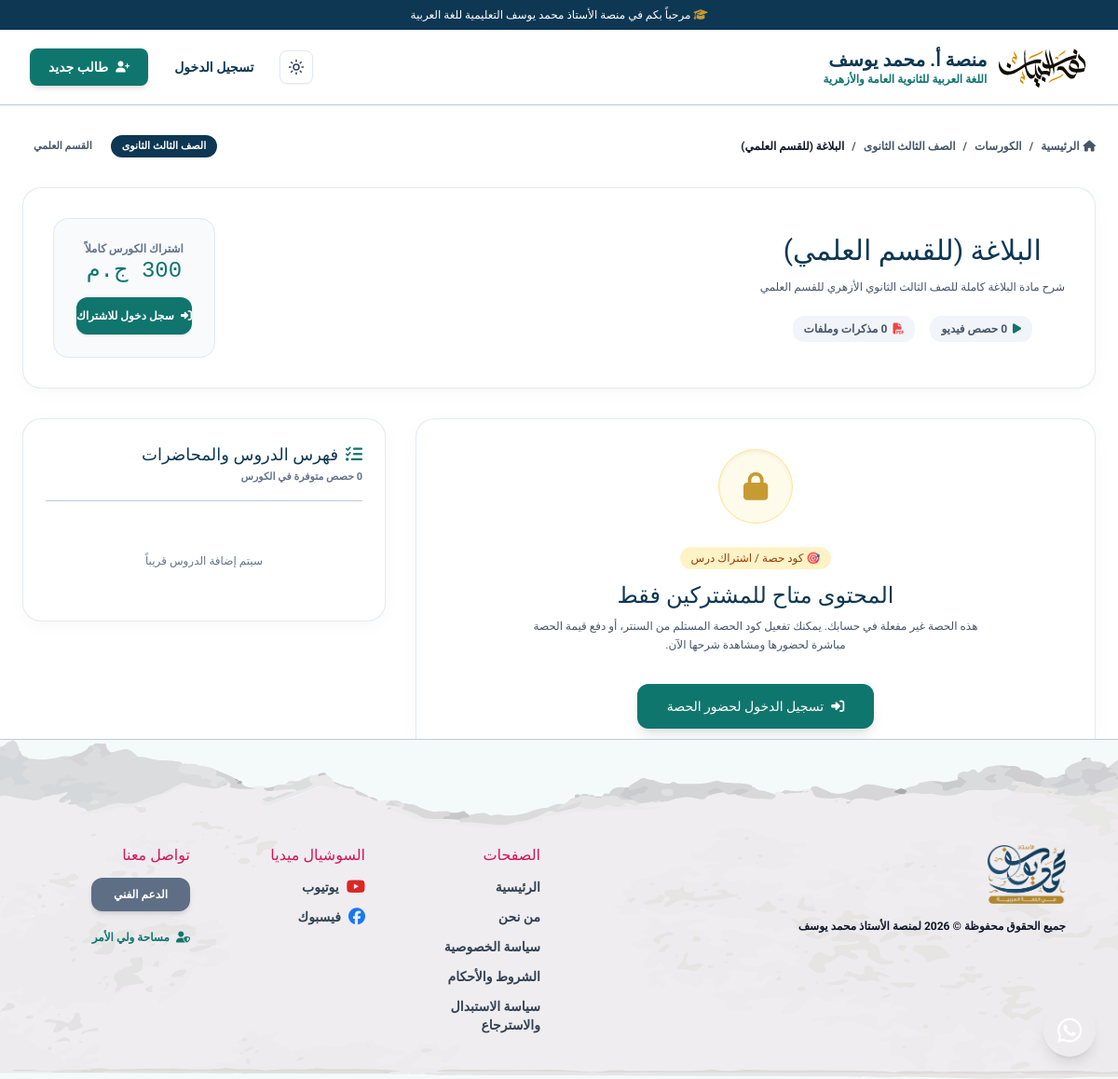
Page /course.php?id=x7cih on the committed database.
### tables this page shows
CREATE TABLE `Course` (
  `id` varchar(50) NOT NULL,
  `title` varchar(255) NOT NULL,
  `description` text DEFAULT NULL,
  `price` double NOT NULL DEFAULT 0,
  `thumbnail` text DEFAULT NULL,
  `sectionId` varchar(50) DEFAULT NULL,
  `order` int(11) DEFAULT 0,
  `published` tinyint(1) DEFAULT 1,
  `featured` tinyint(1) DEFAULT 0,
  `specialization` enum('ADABI','ELMI') DEFAULT NULL,
  `createdAt` datetime DEFAULT current_timestamp(),
  `updatedAt` datetime DEFAULT current_timestamp() ON UPDATE current_timestamp(),
  PRIMARY KEY (`id`),
  KEY `sectionId` (`sectionId`),
  CONSTRAINT `Course_ibfk_1` FOREIGN KEY (`sectionId`) REFERENCES `Section` (`id`) ON DELETE SET NULL
);

CREATE TABLE `Year` (
  `id` varchar(50) NOT NULL,
  `name` varchar(255) NOT NULL,
  `image` text DEFAULT NULL,
  `order` int(11) DEFAULT 0,
  `hasSpecializations` tinyint(1) DEFAULT 0,
  `createdAt` datetime DEFAULT current_timestamp(),
  `updatedAt` datetime DEFAULT current_timestamp() ON UPDATE current_timestamp(),
  `nahwLink` text DEFAULT NULL,
  `sarfLink` text DEFAULT NULL,
  `balaghaLink` text DEFAULT NULL,
  `adabLink` text DEFAULT NULL,
  PRIMARY KEY (`id`)
);

### course.php (the view, shortened to what the rows shown need)
<?php
require_once __DIR__ . '/config/helpers.php';
$db = getDB();
$courseId = trim($_GET['id'] ?? '');
$user = getCurrentUser();
$isAdmin = $user && in_array($user['role'], ['ADMIN', 'SUPERADMIN']);
$stmt = $db->prepare("
    SELECT c.*, s.title as sectionTitle, y.name as yearName, y.id as yearId
    FROM Course c
    LEFT JOIN Section s ON c.sectionId = s.id
    LEFT JOIN Year y ON s.yearId = y.id
    WHERE c.id = ?
");
$stmt->execute([$courseId]);
$course = $stmt->fetch();
$isFullCourseEnrolled = false;
$isFullCourseAccess = $isFullCourseEnrolled || $isAdmin;
$enrolledCollectionIds = [];
$allVideos = [];
$activeVideo = null;
$activeVideoIndex = -1;
$activeCollection = null;
$canAccessActiveVideo = $isFullCourseAccess || ($activeVideo && in_array($activeVideo['collectionId'], $enrolledCollectionIds));
$prevVideo = ($activeVideoIndex > 0) ? $allVideos[$activeVideoIndex - 1] : null;
$nextVideo = ($activeVideoIndex >= 0 && $activeVideoIndex < count($allVideos) - 1) ? $allVideos[$activeVideoIndex + 1] : null;
$videoSource = ($activeVideo) ? parseVideoSource($activeVideo['link'], $activeVideo['id']) : null;
$encryptedVideoPayload = ($videoSource) ? obfuscateVideoPayload($videoSource) : '';
require_once __DIR__ . '/includes/header.php';
?>
<div class="course-page-wrapper">
    <div class="course-container space-y-8">
        <div class="flex flex-wrap items-center justify-between gap-4 text-xs font-bold text-slate-500 dark:text-slate-400">
            <div class="flex items-center gap-2">
                <a href="/index.php" class="hover:text-primary transition flex items-center gap-1">
                    <i class="fa-solid fa-house"></i>
                    <span>الرئيسية</span>
                </a>
                <span>/</span>
                <a href="/courses.php" class="hover:text-primary transition">الكورسات</a>
                <?php if (!empty($course['yearName'])): ?>
                    <span>/</span>
                    <a href="/year.php?id=<?= urlencode($course['yearId']) ?>" class="hover:text-primary transition">
                        <?= htmlspecialchars($course['yearName']) ?>
                    </a>
                <?php endif; ?>
                <span>/</span>
                <span class="text-slate-900 dark:text-white font-extrabold line-clamp-1"><?= htmlspecialchars($course['title']) ?></span>
            </div>
            <div class="flex items-center gap-2">
                <span class="px-3 py-1 bg-navy-custom text-white text-[11px] font-black rounded-full">
                    <?= htmlspecialchars($course['yearName'] ?? 'ثانوية عامة') ?>
                </span>
                <?php if (!empty($course['specialization'])): ?>
                    <span class="px-3 py-1 bg-teal-100 text-teal-800 dark:bg-teal-900/40 dark:text-teal-300 text-[11px] font-black rounded-full">
                        <?= $course['specialization'] === 'ELMI' ? 'القسم العلمي' : 'القسم الأدبي' ?>
                    </span>
                <?php endif; ?>
            </div>
        </div>
        <div class="course-card p-6 md:p-8 flex flex-col md:flex-row items-center justify-between gap-6">
            <div class="space-y-3 text-center md:text-right w-full md:w-auto">
                <h1 class="text-2xl md:text-3xl font-black text-[#0d3753] dark:text-white">
                    <?= htmlspecialchars($course['title']) ?>
                </h1>
                <?php if (!empty($course['description'])): ?>
                    <p class="text-xs md:text-sm text-slate-500 dark:text-slate-300 max-w-3xl leading-relaxed">
                        <?= nl2br(htmlspecialchars($course['description'])) ?>
                    </p>
                <?php endif; ?>
                <div class="flex flex-wrap items-center justify-center md:justify-start gap-4 pt-2 text-xs font-bold text-slate-500 dark:text-slate-400">
                    <span class="flex items-center gap-1.5 bg-slate-100 dark:bg-slate-800/80 px-3 py-1.5 rounded-xl">
                    </span>
                    <span class="flex items-center gap-1.5 bg-slate-100 dark:bg-slate-800/80 px-3 py-1.5 rounded-xl">
                    </span>
                </div>
            </div>
            <?php if (!$isFullCourseAccess): ?>
                <div class="text-center bg-slate-50 dark:bg-slate-800/90 border border-slate-200 dark:border-slate-700/80 p-6 rounded-2xl w-full md:w-auto min-w-[260px] space-y-3 shrink-0">
                    <div>
                        <span class="text-xs text-slate-400 block font-bold">اشتراك الكورس كاملاً</span>
                        <span class="text-2xl font-black text-primary block font-mono">
                            <?= number_format($course['price'], 0) ?> ج.م
                        </span>
                    </div>
                    <?php if ($user): ?>
                        <div class="space-y-2">
                            <a href="/purchase.php?id=<?= urlencode($courseId) ?>" class="block w-full py-2.5 bg-primary hover:bg-teal-700 text-white font-black text-xs rounded-xl shadow-md transition">
                                <i class="fa-solid fa-cart-shopping ml-1"></i> اشترك في الكورس كاملاً
                            </a>
                            <button onclick="openActivationModal()" class="w-full py-2.5 bg-gold-custom hover:bg-yellow-500 text-navy-custom font-black text-xs rounded-xl shadow transition">
                                <i class="fa-solid fa-key ml-1"></i> تفعيل كود (كورس أو حصة)
                            </button>
                        </div>
                    <?php else: ?>
                        <a href="/login.php?redirect=<?= urlencode($_SERVER['REQUEST_URI']) ?>" class="block w-full py-3 bg-primary hover:bg-teal-700 text-white font-bold text-xs rounded-xl shadow transition">
                            <i class="fa-solid fa-right-to-bracket ml-1"></i> سجل دخول للاشتراك
                        </a>
                    <?php endif; ?>
                </div>
            <?php endif; ?>
        </div>
        <div class="course-layout-grid">
            <div class="space-y-6">
                <?php if ($canAccessActiveVideo && $activeVideo && $videoSource): ?>
                    <div id="secure-player-wrapper" class="player-cinema-box select-none" oncontextmenu="return false;">
                        <div class="watermark-tiled-grid">
                            <div class="flex justify-between">
                                <span><?= htmlspecialchars(!empty($user['email']) ? $user['email'] : ($user['phone'] . '@student')) ?> • <?= htmlspecialchars($user['fullName']) ?></span>
                                <span><?= htmlspecialchars($user['phone']) ?> • ID:#<?= htmlspecialchars($user['attendanceID'] ?? $user['id']) ?></span>
                            </div>
                            <div class="flex justify-between">
                                <span><?= htmlspecialchars($user['phone']) ?> • ID:#<?= htmlspecialchars($user['attendanceID'] ?? $user['id']) ?></span>
                                <span><?= htmlspecialchars(!empty($user['email']) ? $user['email'] : ($user['phone'] . '@student')) ?> • <?= htmlspecialchars($user['fullName']) ?></span>
                            </div>
                        </div>
                        <div id="dynamic-watermark" class="floating-watermark-badge">
                            <div class="floating-watermark-inner">
                                <i class="fa-solid fa-shield-halved text-amber-400 text-xs"></i>
                                <span><?= htmlspecialchars(!empty($user['email']) ? $user['email'] : ($user['phone'] . '@student')) ?></span>
                                <span>•</span>
                                <span><?= htmlspecialchars($user['fullName'] ?: ($user['firstName'] . ' ' . $user['lastName'])) ?></span>
                                <span>•</span>
                                <span dir="ltr"><?= htmlspecialchars($user['phone']) ?></span>
                                <span>•</span>
                                <span>#<?= htmlspecialchars($user['attendanceID'] ?? $user['id']) ?></span>
                            </div>
                        </div>
                        <div id="player-mount-point" class="w-full h-full" data-player="<?= htmlspecialchars($encryptedVideoPayload) ?>">
                            <?php if ($videoSource['type'] === 'youtube'): ?>
                                <iframe id="video-frame" src="<?= htmlspecialchars($videoSource['embedUrl']) ?>" allow="accelerometer; autoplay; clipboard-write; encrypted-media; gyroscope; picture-in-picture; web-share" allowfullscreen class="w-full h-full border-0 block bg-black"></iframe>
                            <?php elseif ($videoSource['type'] === 'dailymotion'): ?>
                                <iframe id="video-frame" src="<?= htmlspecialchars($videoSource['embedUrl']) ?>" allow="autoplay; fullscreen; picture-in-picture" allowfullscreen class="w-full h-full border-0 block bg-black"></iframe>
                            <?php elseif ($videoSource['type'] === 'mp4'): ?>
                                <video id="direct-video-player" controls controlsList="nodownload" class="w-full h-full object-contain bg-black">
                                    <source src="<?= htmlspecialchars($videoSource['url']) ?>" type="video/mp4">
                                </video>
                            <?php endif; ?>
                        </div>
                    </div>
                    <div class="course-card p-6 space-y-4">
                        <div class="flex flex-col sm:flex-row sm:items-center justify-between gap-4 border-b border-slate-100 dark:border-slate-800 pb-4">
                            <div>
                                <div class="flex items-center gap-2 mb-1.5">
                                    <span class="px-2.5 py-0.5 bg-teal-100 text-teal-800 dark:bg-teal-900/40 dark:text-teal-300 text-[10px] font-black rounded-md">
                                        الحصة الحالية
                                    </span>
                                    <?php if ($activeCollection): ?>
                                        <span class="text-xs text-slate-400 font-bold">
                                            <?= htmlspecialchars($activeCollection['title']) ?>
                                        </span>
                                    <?php endif; ?>
                                </div>
                                <h2 class="text-xl md:text-2xl font-black text-[#0d3753] dark:text-white">
                                    <?= htmlspecialchars($activeVideo['title']) ?>
                                </h2>
                            </div>
                            <div class="flex items-center gap-2 shrink-0">
                                <?php if ($prevVideo): ?>
                                    <a href="/course.php?id=<?= urlencode($courseId) ?>&v=<?= urlencode($prevVideo['id']) ?>"
                                       class="px-3.5 py-2 rounded-xl border border-slate-200 dark:border-slate-700 bg-white dark:bg-slate-800 text-slate-700 dark:text-slate-200 text-xs font-bold hover:border-primary transition flex items-center gap-1.5 shadow-sm"
                                       title="الحصة السابقة: <?= htmlspecialchars($prevVideo['title']) ?>">
                                        <i class="fa-solid fa-arrow-right text-[10px]"></i>
                                        <span>السابق</span>
                                    </a>
                                <?php endif; ?>
                                <?php if ($nextVideo): ?>
                                    <a href="/course.php?id=<?= urlencode($courseId) ?>&v=<?= urlencode($nextVideo['id']) ?>"
                                       class="px-4 py-2 rounded-xl bg-primary hover:bg-teal-700 text-white text-xs font-bold transition flex items-center gap-1.5 shadow-sm"
                                       title="الحصة التالية: <?= htmlspecialchars($nextVideo['title']) ?>">
                                        <span>التالي</span>
                                        <i class="fa-solid fa-arrow-left text-[10px]"></i>
                                    </a>
                                <?php endif; ?>
                            </div>
                        </div>
                        <?php if (!empty($activeVideo['description'])): ?>
                            <div class="text-xs md:text-sm text-slate-600 dark:text-slate-300 leading-relaxed whitespace-pre-wrap">
                                <?= htmlspecialchars($activeVideo['description']) ?>
                            </div>
                        <?php endif; ?>
                        <?php if ($activeCollection && !empty($activeCollection['files'])): ?>
                            <div class="pt-2">
                                <h4 class="text-xs font-black text-slate-800 dark:text-slate-200 mb-2.5 flex items-center gap-1.5">
                                    <i class="fa-solid fa-paperclip text-primary"></i> المذكرات والملفات المرفقة مع هذا الدرس:
                                </h4>
                                <div class="grid grid-cols-1 sm:grid-cols-2 gap-3">
                                    <?php foreach ($activeCollection['files'] as $f): ?>
                                        <a href="<?= htmlspecialchars($f['link']) ?>" target="_blank" download class="p-3 rounded-xl border border-slate-200 dark:border-slate-700/80 bg-slate-50 dark:bg-slate-800/60 hover:border-primary transition flex items-center justify-between text-xs group">
                                            <div class="flex items-center gap-2.5 min-w-0">
                                                <div class="w-8 h-8 rounded-lg bg-red-100 dark:bg-red-900/30 text-red-600 flex items-center justify-center shrink-0">
                                                    <i class="fa-solid fa-file-pdf"></i>
                                                </div>
                                                <span class="font-bold text-slate-800 dark:text-slate-200 truncate group-hover:text-primary transition">
                                                    <?= htmlspecialchars($f['title']) ?>
                                                </span>
                                            </div>
                                            <span class="text-[11px] text-primary font-bold flex items-center gap-1 shrink-0">
                                                <i class="fa-solid fa-download"></i> تحميل
                                            </span>
                                        </a>
                                    <?php endforeach; ?>
                                </div>
                            </div>
                        <?php endif; ?>
                    </div>
                <?php elseif (!$canAccessActiveVideo): ?>
                    <div class="course-card p-8 md:p-14 text-center space-y-6">
                        <div class="space-y-2 max-w-lg mx-auto">
                            <h2 class="text-xl md:text-2xl font-black text-[#0d3753] dark:text-white">
                                <?= $activeCollection ? 'حصة: ' . htmlspecialchars($activeCollection['title']) : 'المحتوى متاح للمشتركين فقط' ?>
                            </h2>
                        </div>
                    </div>
                <?php endif; ?>
            </div>
        </div>
    </div>
</div>
<?php require_once __DIR__ . '/includes/footer.php'; ?>

### rows in the picture
course: year.name "الصف الثالث الثانوى", title "البلاغة (للقسم العلمي)", description "شرح مادة البلاغة كاملة للصف الثالث الثانوي الأزهري للقسم العلمي", price "300"

### other values in the picture
$totalVideosCount "0"
